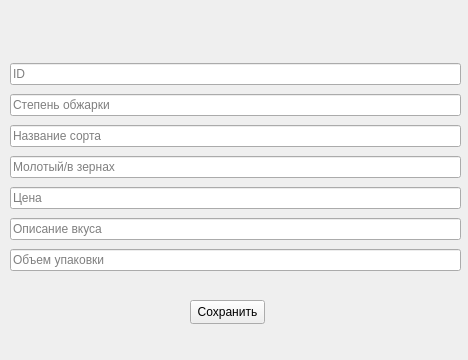
<?xml version="1.0" encoding="UTF-8"?>
<ui version="4.0">
 <class>Form</class>
 <widget class="QWidget" name="Form">
  <property name="geometry">
   <rect>
    <x>0</x>
    <y>0</y>
    <width>468</width>
    <height>360</height>
   </rect>
  </property>
  <property name="windowTitle">
   <string>Form</string>
  </property>
  <widget class="QWidget" name="verticalLayoutWidget">
   <property name="geometry">
    <rect>
     <x>10</x>
     <y>60</y>
     <width>451</width>
     <height>221</height>
    </rect>
   </property>
   <layout class="QVBoxLayout" name="verticalLayout">
    <item>
     <widget class="QLineEdit" name="lineEdit">
      <property name="placeholderText">
       <string>ID</string>
      </property>
      <property name="cursorMoveStyle">
       <enum>Qt::LogicalMoveStyle</enum>
      </property>
     </widget>
    </item>
    <item>
     <widget class="QLineEdit" name="lineEdit_3">
      <property name="placeholderText">
       <string>Степень обжарки</string>
      </property>
     </widget>
    </item>
    <item>
     <widget class="QLineEdit" name="lineEdit_2">
      <property name="placeholderText">
       <string>Название сорта</string>
      </property>
     </widget>
    </item>
    <item>
     <widget class="QLineEdit" name="lineEdit_4">
      <property name="placeholderText">
       <string>Молотый/в зернах</string>
      </property>
     </widget>
    </item>
    <item>
     <widget class="QLineEdit" name="lineEdit_6">
      <property name="placeholderText">
       <string>Цена</string>
      </property>
     </widget>
    </item>
    <item>
     <widget class="QLineEdit" name="lineEdit_5">
      <property name="placeholderText">
       <string>Описание вкуса</string>
      </property>
     </widget>
    </item>
    <item>
     <widget class="QLineEdit" name="lineEdit_7">
      <property name="placeholderText">
       <string>Объем упаковки</string>
      </property>
     </widget>
    </item>
   </layout>
  </widget>
  <widget class="QPushButton" name="pushButton">
   <property name="geometry">
    <rect>
     <x>190</x>
     <y>300</y>
     <width>75</width>
     <height>24</height>
    </rect>
   </property>
   <property name="text">
    <string>Сохранить</string>
   </property>
  </widget>
 </widget>
 <resources/>
 <connections/>
</ui>
